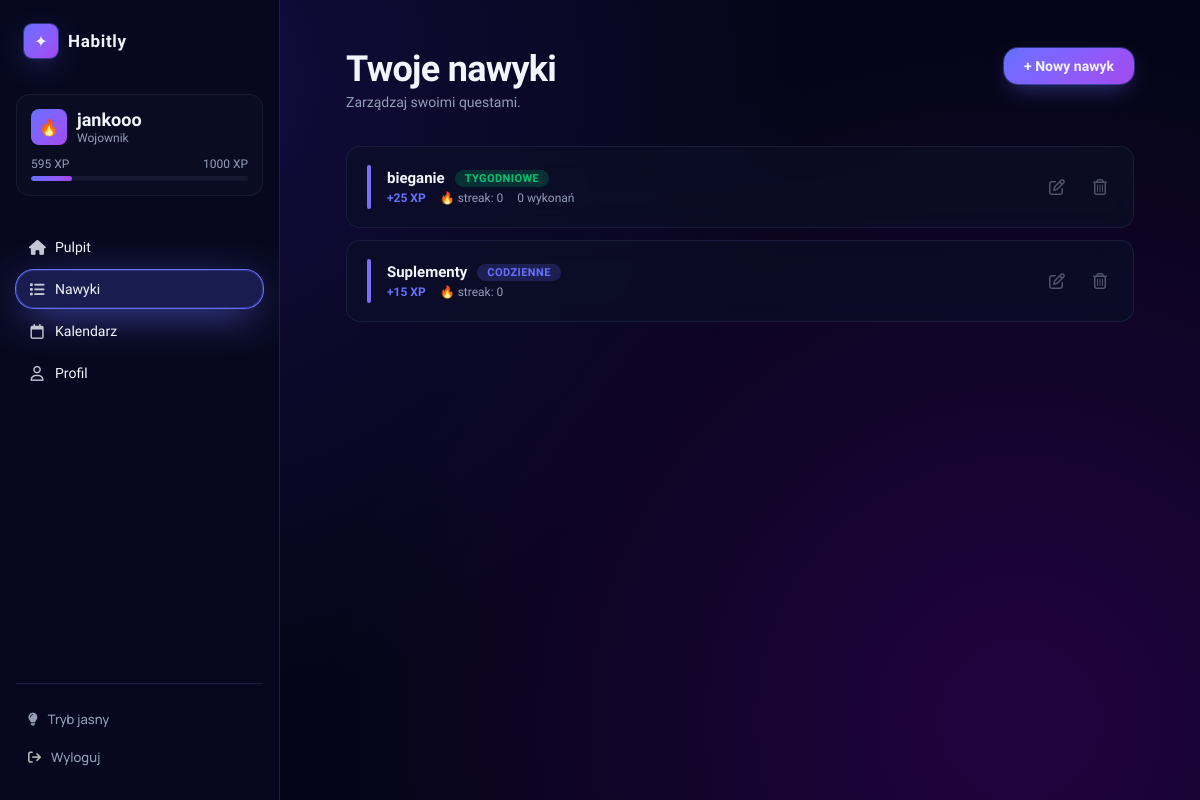
The page /habbits/ (signed in) on the database its author committed.
### ToDo/models.py (models this page shows, shortened)
class UserProfile(models.Model):
    user = models.OneToOneField(User, on_delete=models.CASCADE, related_name='profile')
    xp = models.IntegerField(default=0)
    def rank(self):
        if self.xp >= 2000:
            return ('👑', 'Legenda')
        elif self.xp >= 1000:
            return ('💎', 'Mistrz')
        elif self.xp >= 500:
            return ('🔥', 'Wojownik')
        elif self.xp >= 200:
            return ('⚡', 'Adept')
        else:
            return ('🌱', 'Nowicjusz')
    def xp_to_next_rank(self):
        thresholds = [200, 500, 1000, 2000]
        for t in thresholds:
            if self.xp < t:
                return t - self.xp
        return 0
    def rank_progress_percent(self):
        levels = [0, 200, 500, 1000, 2000]
        for i in range(len(levels) - 1):
            if self.xp < levels[i + 1]:
                current = self.xp - levels[i]
                total = levels[i + 1] - levels[i]
                return int((current / total) * 100)
        return 100

class Task(models.Model):
    user = models.ForeignKey(User, on_delete=models.CASCADE, null=True, blank=True)
    TASK_DAILY = "DAILY"
    TASK_WEEKLY = "WEEKLY"
    TASK_ONCE = "ONCE"
    TASK_TODO = "TODO"
    TASK_TYPES = [
        (TASK_DAILY, "Codzienne"),
        (TASK_WEEKLY, "Tygodniowe"),
        (TASK_ONCE, "Jednorazowe"),
        (TASK_TODO, "Do zrobienia"),
    ]
    title = models.CharField(max_length=200)
    description = models.TextField(blank=True, default='')
    color = models.CharField(max_length=20, default='indigo')
    task_type = models.CharField(max_length=10, choices=TASK_TYPES, default=TASK_ONCE)
    date = models.DateField(null=True, blank=True)
    completed = models.BooleanField(default=False)
    completed_date = models.DateField(null=True, blank=True)
    last_completed = models.DateField(null=True, blank=True)
    streak = models.IntegerField(default=0)
    weekly_target = models.IntegerField(null=True, blank=True)
    weekly_progress = models.IntegerField(default=0)
    last_week = models.CharField(max_length=10, null=True, blank=True)
    def weekly_progress_count(self):
        today = timezone.localdate()
        year, week, _ = today.isocalendar()
        return self.logs.filter(
            date__week=week,
            date__year=year,
            completed=True
        ).count()
    def weekly_streak(self):
        if self.task_type != self.TASK_WEEKLY or not self.weekly_target:
            return 0
        today = timezone.localdate()
        week_start = today - timedelta(days=today.weekday())
        streak = 0
        while True:
            week_end = week_start + timedelta(days=6)
            completed_days = (
                self.logs
                .filter(date__range=(week_start, week_end), completed=True)
                .values("date")
                .distinct()
                .count()
            )
            if completed_days >= self.weekly_target:
                streak += 1
                week_start -= timedelta(days=7)
            else:
                break
        return streak

### ToDo/views.py (the view, shortened to what this page needs)
# urls.py: path('habbits/', views.habbits, name='habbits'),
@login_required(login_url='auth')
def habbits(request):
    today = timezone.localdate()
    profile, _ = UserProfile.objects.get_or_create(user=request.user)
    form = TaskForm()
    tasks = tasks_for_day(request.user, today)
    all_tasks = list(tasks_for_day(request.user, timezone.localdate()))
    context = {
        'tasks': tasks,
        'form': form,
        'profile': profile,
        'rank_icon': profile.rank()[0],
        'rank_name': profile.rank()[1],
        'progress': profile.rank_progress_percent(),
        'xp_to_next': profile.xp_to_next_rank(),
    }
    return render(request, 'ToDo/habbits.html', context)

### ToDo/views.py (called while the page is built)
def tasks_for_day(user, day):
    return Task.objects.filter(
        user=user
    ).filter(
        Q(task_type=Task.TASK_DAILY) |
        Q(task_type=Task.TASK_WEEKLY) |
        Q(task_type=Task.TASK_ONCE, date=day) |
        Q(task_type=Task.TASK_TODO, completed=False) |
        Q(task_type=Task.TASK_TODO, completed_date=day)
    )

### ToDo/templates/ToDo/habbits.html (shortened to what this page needs)
{% extends 'ToDo/base.html' %}
{% load static %}
{% block extra_css %}
<link rel="stylesheet" href="{% static 'css/habbits.css' %}">
{% endblock %}
{% block content %}
<main class="main">
    <div class="main__header">
      <div>
        <h1 class="main__title">Twoje nawyki</h1>
        <p class="main__subtitle">Zarządzaj swoimi questami.</p>
      </div>
        <button class="btn-new" onclick="openNewModal()">
            + Nowy nawyk
        </button>
    </div>
    <div class="habits-list">
      {% for task in tasks %}
      <div class="habit-card" data-id="{{ task.id }}" data-title="{{ task.title }}" onclick="openNotesModal(this)">
        <div class="habit-card__accent accent-{{ task.color|default:'indigo' }}"></div>
        <div class="habit-card__body">
          <div class="habit-card__top">
            <span class="habit-card__title">{{ task.title }}</span>
            {% if task.task_type == 'WEEKLY' %}
              <span class="badge badge--weekly">Tygodniowe</span>
            {% elif task.task_type == 'DAILY' %}
              <span class="badge badge--daily">Codzienne</span>
            {% else %}
              <span class="badge badge--once">Jednorazowe</span>
            {% endif %}
          </div>
          <div class="habit-card__meta">
            <span class="habit-card__xp">
                {% if task.task_type == 'ONCE' %}+10 XP
                {% elif task.task_type == 'DAILY' %}+15 XP
                {% elif task.task_type == 'WEEKLY' %}+25 XP
                {% endif %}
            </span>
            <span class="habit-card__streak">
              🔥 streak:
              {% if task.task_type == 'DAILY' %}
                {{ task.streak }}
              {% elif task.task_type == 'WEEKLY' %}
                {{ task.weekly_streak }}
              {% else %}
                —
              {% endif %}
            </span>
            {% if task.task_type == 'WEEKLY' %}
              <span>{{ task.weekly_progress_count }} wykonań</span>
            {% endif %}
          </div>
        </div>
          <button type="button"
            class="btn-edit"
            data-id="{{ task.id }}"
            data-title="{{ task.title }}"
            data-description="{{ task.description }}"
            data-type="{{ task.task_type }}"
            data-color="{{ task.color }}"
            data-weekly-target="{{ task.weekly_target|default:'' }}"
            data-date="{{ task.date|date:'Y-m-d'|default:'' }}"
            onclick="event.stopPropagation(); openEditModal(this)">
            <i class="fa-regular fa-pen-to-square"></i>
          </button>
        <button type="button" onclick="event.stopPropagation(); openDeleteModal({{ task.id }}, '{{ task.title }}')" class="btn-delete" title="Usuń">
            <i class="fa-regular fa-trash-can"></i>
        </button>
      </div>
      {% empty %}
      <div class="empty-state">
        <div class="empty-state__icon">⚔️</div>
        <p class="empty-state__text">Nie masz jeszcze żadnych nawyków.<br>Dodaj swój pierwszy quest!</p>
      </div>
      {% endfor %}
    </div>
  </main>
            {% load widget_tweaks %}
{% endblock %}

### ToDo/templates/ToDo/base.html (shortened to what this page needs)
<!DOCTYPE html>
<html lang="pl">
{% load static %}
<head>
    <link rel="stylesheet" href="{% static 'css/main.css' %}">
    {% block extra_css %}{% endblock %}
</head>
<body>
<div class="app">
    <aside class="sidebar">
        <div class="sidebar__logo">
            <div class="sidebar__logo-icon">✦</div>
            <span class="sidebar__logo-name">Habitly</span>
        </div>
        <div class="user-card">
          <div class="user-card__top">
            <div class="user-card__avatar">{{ rank_icon }}</div>
            <div>
              <div class="user-card__name">{{ request.user.username }}</div>
              <div class="user-card__level">{{ rank_name }}</div>
            </div>
          </div>
          <div class="xp-bar-labels">
            <span>{{ profile.xp }} XP</span>
            <span>{{ profile.xp|add:xp_to_next }} XP</span>
          </div>
          <div class="xp-bar-track">
            <div class="xp-bar-fill" style="width: {{ progress }}%"></div>
          </div>
        </div>
        <nav class="sidebar-nav ">
            <a href="{% url 'home' %}"
               class="sidebar-link {% if request.resolver_match.url_name == 'home' %}active{% endif %}">
                <i class="fa-solid fa-house"></i>Pulpit
            </a>
            <a href="{% url 'habbits' %}"
               class="sidebar-link {% if request.resolver_match.url_name == 'habbits' %}active{% endif %}">
                <i class="fa-solid fa-list"></i>Nawyki
            </a>
            <a href="{% url 'calendar' %}"
               class="sidebar-link {% if request.resolver_match.url_name == 'calendar' %}active{% endif %}">
                <i class="fa-regular fa-calendar"></i>Kalendarz
            </a>
            <a href="{% url 'profile' %}"
               class="sidebar-link {% if request.resolver_match.url_name == 'profile' %}active{% endif %}">
                <i class="fa-regular fa-user"></i>Profil
            </a>
        </nav>
        <div class="sidebar-footer">
            <button id="theme-toggle" class="sidebar-logout" onclick="toggleTheme()">
                <i class="fa-solid fa-lightbulb"></i>Tryb jasny
            </button>
            <form method="POST" action="{% url 'logout' %}">
            <button type="submit" class="sidebar-logout">
                <i class="fa-solid fa-arrow-right-from-bracket" style="color: rgb(181, 181, 181);"></i>Wyloguj
            </button>
        </form>
        </div>
    </aside>
    {% block content %}
    {% endblock %}
</div>
</body>
</html>

### ToDo/static/css/habbits.css (style rules this page uses)
.app { display: flex; min-height: 100vh; padding-left: 280px; justify-content: center; }
.main { flex: 1; padding: 48px 56px; max-width: 900px; margin: 0 auto; }
.main__header { display: flex; align-items: flex-start; justify-content: space-between; margin-bottom: 36px; }
.main__title { font-size: 36px; font-weight: 800; color: var(--foreground); }
.main__subtitle { font-size: 14px; color: var(--muted-foreground); margin-top: 4px; }
.btn-new { display: flex; align-items: center; gap: 6px; padding: 10px 20px; background: linear-gradient(135deg, var(--primary), var(--accent)); border: none; border-radius: var(--radius); color: var(--primary-foreground); font-family: "Sora", ui-sans-serif, system-ui, sans-serif; font-weight: 600; font-size: 14px; cursor: pointer; white-space: nowrap; box-shadow: 0 0 0 1px color-mix(in oklab, var(--primary) 40%, transparent), 0 8px 24px -8px color-mix(in oklab, var(--primary) 60%, transparent); transition: opacity 0.2s, transform 0.15s; }
.habits-list { display: flex; flex-direction: column; gap: 12px; }
.habit-card { background: color-mix(in oklab, var(--card) 70%, transparent); backdrop-filter: blur(14px); border: 1px solid color-mix(in oklab, var(--border) 70%, transparent); border-radius: var(--radius); padding: 18px 20px; display: flex; align-items: center; gap: 16px; transition: border-color 0.2s, background 0.2s; cursor: pointer; }
.habit-card__accent { width: 4px; height: 44px; border-radius: 99px; flex-shrink: 0; }
.habit-card__body { flex: 1; min-width: 0; }
.habit-card__top { display: flex; align-items: center; gap: 10px; margin-bottom: 4px; }
.habit-card__title { font-family: "Sora", ui-sans-serif, system-ui, sans-serif; font-weight: 700; font-size: 15px; color: var(--foreground); }
.habit-card__meta { display: flex; align-items: center; gap: 14px; font-size: 12px; color: var(--muted-foreground); }
.habit-card__xp { color: var(--primary); font-weight: 600; }
.habit-card__streak { display: flex; align-items: center; gap: 4px; }
.badge { display: inline-flex; align-items: center; padding: 2px 10px; border-radius: 99px; font-size: 11px; font-weight: 700; letter-spacing: 0.04em; text-transform: uppercase; }
.btn-delete, .btn-edit { background: none; border: none; font-size: 16px; color: color-mix(in oklab, var(--muted-foreground) 50%, transparent); cursor: pointer; padding: 6px; border-radius: 6px; display: flex; align-items: center; transition: color 0.2s, background 0.2s; flex-shrink: 0; }
.habit-card { animation: fade-up 0.3s ease both; }

### rows shown on the page
UserProfile: xp "595", xp|add "1000"
Task: title "bieganie", shows "TYGODNIOWE", shows "+25 XP", weekly_streak "0", weekly_progress_count "0"
Task: title "Suplementy", task_type "CODZIENNE", streak "0"

### other values the page prints
{{ rank_icon }} "🔥"
{{ request.user.username }} "jankooo"
{{ rank_name }} "Wojownik"
